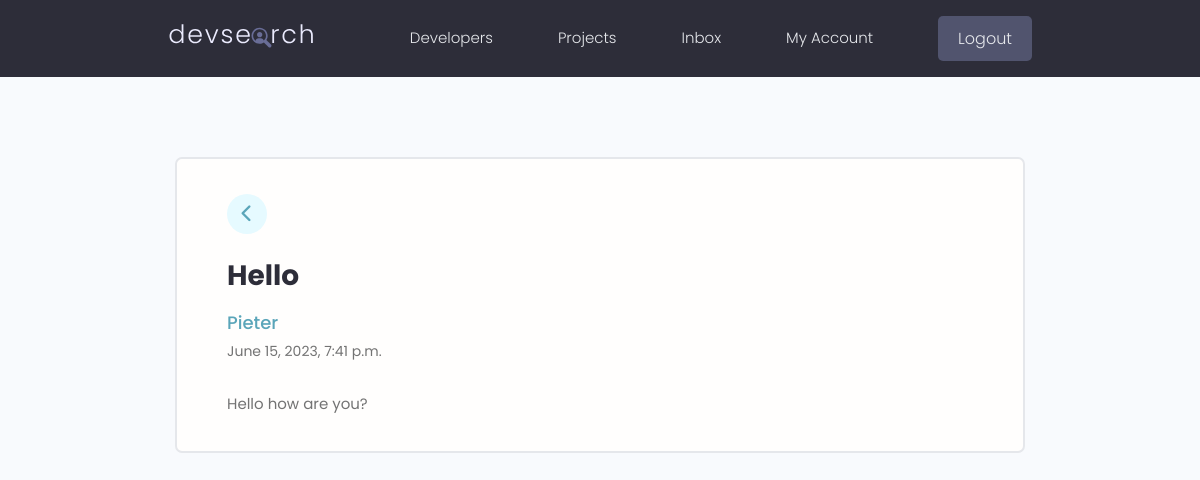
/message/df7a161d-5758-43c6-a3fd-79b4ad6d6576/ (signed in), run on the app's committed database.
### users/models.py (models this page shows, shortened)
class Message(models.Model):
    sender = models.ForeignKey(
        Profile, on_delete=models.SET_NULL, null=True, blank=True)
    recipient = models.ForeignKey(
        Profile, on_delete=models.SET_NULL, null=True, blank=True, related_name='messages')
    name = models.CharField(max_length=200, null=True, blank=True)
    email = models.EmailField(max_length=200, null=True, blank=True)
    subject = models.CharField(max_length=200, null=True, blank=True)
    body = models.TextField()
    is_read = models.BooleanField(default=False, null=True)
    created = models.DateTimeField(auto_now_add=True)
    id = models.UUIDField(default=uuid.uuid4, unique=True,
                          primary_key=True, editable=False)
    class Meta:
        ordering = ['is_read', '-created']

### users/views.py (the view)
# urls.py: path('message/<str:pk>/', views.viewMessage, name='message'),
@login_required(login_url='login')
def viewMessage(request, pk):
    profile = request.user.profile
    message = profile.messages.get(id=pk)
    if message.is_read == False:
        message.is_read = True
        message.save()
    context = {'message': message}
    return render(request, 'users/message.html', context)

### users/templates/users/message.html
{% extends 'main.html' %}
{% block content %}
<main class="messagePage my-xl">
    <div class="content-box">
      <div class="message">
        <a class="backButton" href="{% url 'inbox' %}"><i class="fa-solid fa-chevron-left"></i></a>
        <h2 class="message__subject">{{ message.subject }}</h4>
          <a href="profile.html" class="message__author">{{ message.name }}</a>
          <p class="message__date">{{ message.created }}</p>
          <div class="message__body">{{ message.body|linebreaksbr }}</div>
      </div>
    </div>
</main>
{% endblock content %}

### static/styles/app.css (style rules this page uses)
:root { --color-sub: #2d2d39; }
.content-box { width: 95%; max-width: 85rem; margin: 0 auto; }
.message { padding: 2.5rem 0; }
.message > a { display: flex; gap: 1rem; }
.message__author, .message__date { flex-basis: 25%; }
.message__subject { flex-basis: 50%; }
.message__date { text-align: right; }
.messagePage .message { list-style: none; background: var(--color-white); padding: 3.5rem 5rem; border: 2px solid var(--color-light); border-radius: 0.7rem; }
.messagePage .message__subject { font-size: 2.8rem; color: var(--color-sub); margin-bottom: 1rem; margin-top: 2rem; }
.messagePage .message__author { font-size: 1.8rem; font-weight: 500; }
.messagePage .message__date { font-size: 1.4rem; font-weight: 400; text-align: left; margin-bottom: 3rem; }
.backButton { background: var(--color-main-light); color: var(--color-main); width: 4rem; height: 4rem; display: flex; align-items: center; justify-content: center; border-radius: 50%; }
.backButton i { font-size: 1.8rem; }

### static/uikit/styles/modules/_variables.css (style rules this page uses)
:root { --color-main: #5aa5b9; --color-main-light: #e6faff; --color-sub: #3f4156; --color-sub-light: #51546e; --color-sub-lighter: #ededfd; --color-text: #737373; --color-gray: #8b8b8b; --color-light: #e5e7eb; --color-light-gray: #767676; --color-bg: #f8fafd; --color-white: #fffefd; --color-white-light: #f3f3f3; --color-success: #359e64; --color-success-bg: #def8e8; --color-error: #fc4b0b; --color-error-bg: #fff2ee; --font-base: 'Poppins', arial, helvetica, 'Segoe UI', roboto, ubuntu, sans-serif; --font-monospace: 'Fira Code', 'Courier New', courier, monospace; --font-regular: 300; --font-medium: 500; --font-bold: 700; --generic-shadow: 1px 1px 5px #00000010; --generic-transition: all 0.3s ease-in-out; }

### static/uikit/styles/modules/_base.css (style rules this page uses)
* { margin: 0; padding: 0; box-sizing: border-box; text-rendering: optimizeLegibility; color: inherit; font-size: inherit; }
html { font-size: 50%; }
@media only screen and (min-width: 480px) { html { font-size: 56.25%; } }
@media only screen and (min-width: 1200px) { html { font-size: 62.5%; } }
body { line-height: 1.6; font-weight: 400; font-size: 1.5rem; color: var(--color-text); background-color: var(--color-bg); min-height: 100vh; }

### static/uikit/styles/modules/_typography.css (style rules this page uses)
* { font-family: var(--font-base); }
h2 { font-size: 3.6rem; font-weight: var(--font-bold); }
p, span, strong { font-size: 1.6rem; color: var(--color-text); font-weight: var(--font-regular); }
a { padding-bottom: 2px; text-decoration: none; display: inline-block; color: var(--color-main); font-weight: var(--font-medium); }

### static/uikit/styles/modules/_utilities.css (style rules this page uses)
.my-xl { margin: 8rem auto; }

### data on the page
Message: subject "Hello", name "Pieter", created "June 15, 2023, 7:41 p.m.", body "Hello how are you?"
